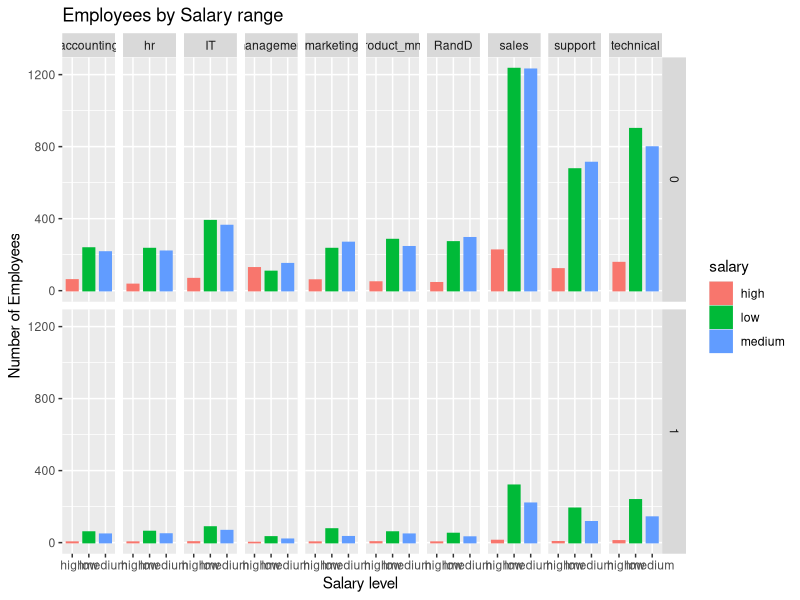

Reproduce this figure in R.
## -------------------------------------------------------------------------
##       VISUALIZATIONS
## -------------------------------------------------------------------------

## -------------------------------------------------------------------------
##### 1. Import Libraries #####

install.packages("tidyverse")
library(tidyverse)

# set as working directory 
setwd("~/TFM/TFM_TurnOver_Ratio/1.visualizations")

##### 2. Loading Data #####

hr_data <- read.csv("data/HR_data_cleaned.csv",stringsAsFactors = FALSE)

## -------------------------------------------------------------------------
##### 3. Quick review of DataSet #####

str(hr_data)
head(hr_data)
summary(hr_data)

## -------------------------------------------------------------------------
##### 4. Analysis thought some visualization  #####

# salary range by Department
ggplot(hr_data,aes(x=salary, col=salary, fill=salary))+
  geom_bar(width = .7)+
  facet_grid(left~department)+
  theme(legend.position="right")+
  xlab("Salary level ")+ 
  ylab("Number of Employees")+
  ggtitle("Employees by Salary range")

